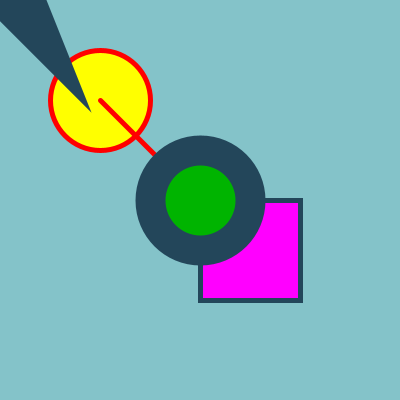
Frame 1 (no input)
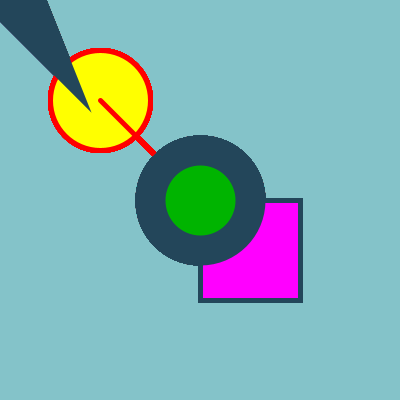
Frame 60 (the mouse pressed at the canvas centre just before this capture)
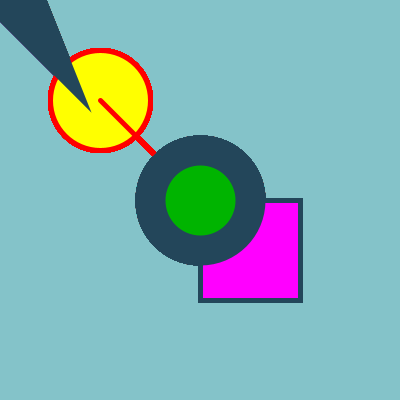
Frame 120 (the mouse held since frame 60 and released just before this capture)

The Processing sketch that drew these frames (run headless with seeded random() and noise(); from frame 60 on, the mouse is pressed at the canvas centre):

// Processing sketch: formas_basicas_1
// ── formas_basicas_1.pde
void setup(){
  size(400,400);
  background(#84C3C9);
}

void draw(){
  //primera elipse
  strokeWeight(5); //ancho linea
  stroke(255,0,0); //color linea
  fill(255,255,0); //color relleno
  ellipse(100,100,100,100);
  
  //linea
  line(100,100,200,200);
  
  //cuadrado
  stroke(35,70,90);
  fill(255,0,255);
  rect(200,200,100,100);
  
  //triangulo
  fill(0,180,0);
  strokeWeight(30);
  ellipse(200,200,100,100);
  triangle(0,0,30,0,50,50);
}
